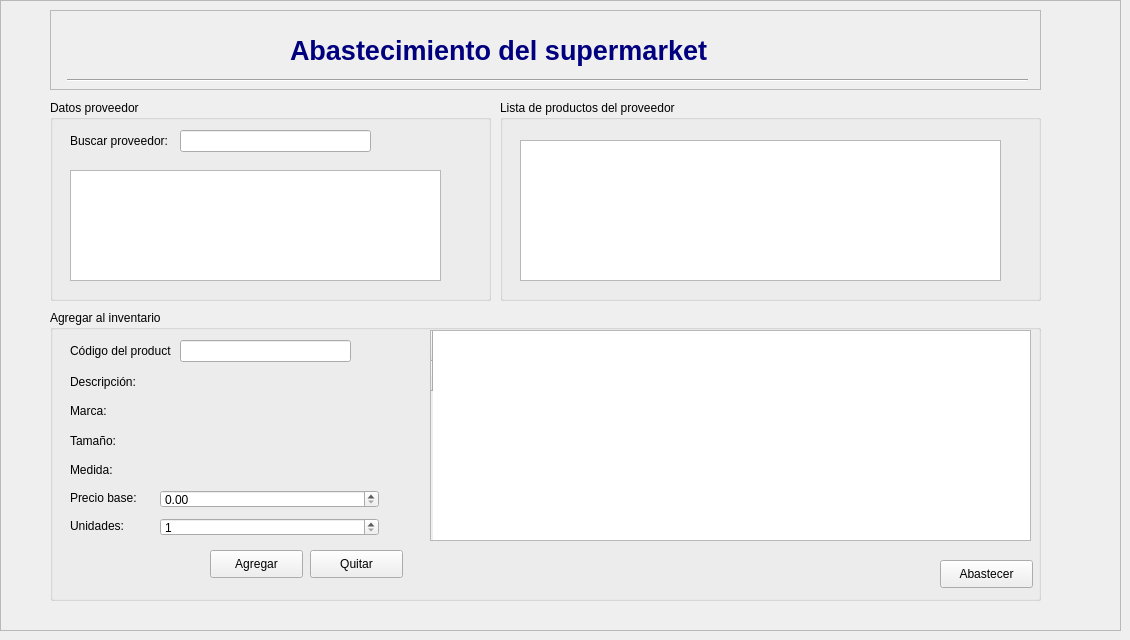
     <widget class="QWidget" name="page_abastecer">
      <widget class="QFrame" name="frame_4">
       <property name="geometry">
        <rect>
         <x>0</x>
         <y>0</y>
         <width>1121</width>
         <height>631</height>
        </rect>
       </property>
       <property name="styleSheet">
        <string notr="true"/>
       </property>
       <property name="frameShape">
        <enum>QFrame::StyledPanel</enum>
       </property>
       <property name="frameShadow">
        <enum>QFrame::Raised</enum>
       </property>
       <widget class="QFrame" name="frame_7">
        <property name="geometry">
         <rect>
          <x>50</x>
          <y>10</y>
          <width>991</width>
          <height>80</height>
         </rect>
        </property>
        <property name="frameShape">
         <enum>QFrame::StyledPanel</enum>
        </property>
        <property name="frameShadow">
         <enum>QFrame::Raised</enum>
        </property>
        <widget class="QLabel" name="label_37">
         <property name="geometry">
          <rect>
           <x>920</x>
           <y>10</y>
           <width>61</width>
           <height>51</height>
          </rect>
         </property>
         <property name="text">
          <string/>
         </property>
         <property name="pixmap">
          <pixmap>imagenes/istockphoto-1138644570-612x612.jpg</pixmap>
         </property>
         <property name="scaledContents">
          <bool>true</bool>
         </property>
        </widget>
        <widget class="Line" name="line_2">
         <property name="geometry">
          <rect>
           <x>17</x>
           <y>60</y>
           <width>961</width>
           <height>20</height>
          </rect>
         </property>
         <property name="orientation">
          <enum>Qt::Horizontal</enum>
         </property>
        </widget>
        <widget class="QLabel" name="label_38">
         <property name="geometry">
          <rect>
           <x>240</x>
           <y>20</y>
           <width>471</width>
           <height>41</height>
          </rect>
         </property>
         <property name="font">
          <font>
           <family>Tahoma</family>
           <pointsize>20</pointsize>
           <weight>75</weight>
           <bold>true</bold>
          </font>
         </property>
         <property name="text">
          <string>&lt;html&gt;&lt;head/&gt;&lt;body&gt;&lt;p&gt;&lt;span style=&quot; color:#00007f;&quot;&gt;Abastecimiento del supermarket&lt;/span&gt;&lt;/p&gt;&lt;/body&gt;&lt;/html&gt;</string>
         </property>
         <property name="textFormat">
          <enum>Qt::AutoText</enum>
         </property>
        </widget>
       </widget>
       <widget class="QGroupBox" name="groupBox_3">
        <property name="geometry">
         <rect>
          <x>50</x>
          <y>100</y>
          <width>441</width>
          <height>201</height>
         </rect>
        </property>
        <property name="title">
         <string>Datos proveedor</string>
        </property>
        <widget class="QLineEdit" name="txt_idproductoabastecimiento">
         <property name="geometry">
          <rect>
           <x>130</x>
           <y>30</y>
           <width>191</width>
           <height>22</height>
          </rect>
         </property>
        </widget>
        <widget class="QLabel" name="label_2">
         <property name="geometry">
          <rect>
           <x>20</x>
           <y>30</y>
           <width>101</width>
           <height>21</height>
          </rect>
         </property>
         <property name="text">
          <string>Buscar proveedor:</string>
         </property>
        </widget>
        <widget class="QTableView" name="tablaProveedor">
         <property name="geometry">
          <rect>
           <x>20</x>
           <y>70</y>
           <width>371</width>
           <height>111</height>
          </rect>
         </property>
        </widget>
        <widget class="QPushButton" name="btn_actualizar">
         <property name="enabled">
          <bool>true</bool>
         </property>
         <property name="geometry">
          <rect>
           <x>400</x>
           <y>70</y>
           <width>31</width>
           <height>21</height>
          </rect>
         </property>
         <property name="styleSheet">
          <string notr="true">QPushButton{
	border-radius: None;
}

QPushButton:hover{
	border: 2px solid #173264;

}</string>
         </property>
         <property name="text">
          <string/>
         </property>
         <property name="icon">
          <iconset>
           <normaloff>imagenes/flecha-de-carga.png</normaloff>imagenes/flecha-de-carga.png</iconset>
         </property>
         <property name="iconSize">
          <size>
           <width>20</width>
           <height>20</height>
          </size>
         </property>
        </widget>
        <widget class="QPushButton" name="btnBuscProvAbast">
         <property name="enabled">
          <bool>true</bool>
         </property>
         <property name="geometry">
          <rect>
           <x>360</x>
           <y>30</y>
           <width>31</width>
           <height>21</height>
          </rect>
         </property>
         <property name="styleSheet">
          <string notr="true">QPushButton{
	border-radius: None;
}

QPushButton:hover{
	border: 2px solid #173264;

}</string>
         </property>
         <property name="text">
          <string/>
         </property>
         <property name="icon">
          <iconset>
           <normaloff>imagenes/lupa.png</normaloff>imagenes/lupa.png</iconset>
         </property>
         <property name="iconSize">
          <size>
           <width>20</width>
           <height>20</height>
          </size>
         </property>
        </widget>
       </widget>
       <widget class="QGroupBox" name="groupBox_4">
        <property name="geometry">
         <rect>
          <x>500</x>
          <y>100</y>
          <width>541</width>
          <height>201</height>
         </rect>
        </property>
        <property name="title">
         <string>Lista de productos del proveedor</string>
        </property>
        <widget class="QTableView" name="tablaProductos">
         <property name="geometry">
          <rect>
           <x>20</x>
           <y>40</y>
           <width>481</width>
           <height>141</height>
          </rect>
         </property>
        </widget>
       </widget>
       <widget class="QGroupBox" name="groupBox_5">
        <property name="geometry">
         <rect>
          <x>50</x>
          <y>310</y>
          <width>991</width>
          <height>291</height>
         </rect>
        </property>
        <property name="title">
         <string>Agregar al inventario</string>
        </property>
        <widget class="QTableWidget" name="tabla_inventario">
         <property name="geometry">
          <rect>
           <x>380</x>
           <y>20</y>
           <width>601</width>
           <height>211</height>
          </rect>
         </property>
         <row>
          <property name="text">
           <string/>
          </property>
         </row>
         <row>
          <property name="text">
           <string/>
          </property>
         </row>
        </widget>
        <widget class="QPushButton" name="btn_agregarAbast">
         <property name="geometry">
          <rect>
           <x>160</x>
           <y>240</y>
           <width>93</width>
           <height>28</height>
          </rect>
         </property>
         <property name="text">
          <string>Agregar</string>
         </property>
         <property name="icon">
          <iconset>
           <normaloff>imagenes/carrito-de-compras.png</normaloff>imagenes/carrito-de-compras.png</iconset>
         </property>
        </widget>
        <widget class="QLabel" name="label_23">
         <property name="geometry">
          <rect>
           <x>20</x>
           <y>30</y>
           <width>101</width>
           <height>21</height>
          </rect>
         </property>
         <property name="text">
          <string>Código del producto: </string>
         </property>
        </widget>
        <widget class="QLineEdit" name="txt_idproductoabastecimiento_2">
         <property name="geometry">
          <rect>
           <x>130</x>
           <y>30</y>
           <width>171</width>
           <height>22</height>
          </rect>
         </property>
        </widget>
        <widget class="QWidget" name="layoutWidget_3">
         <property name="geometry">
          <rect>
           <x>20</x>
           <y>60</y>
           <width>81</width>
           <height>111</height>
          </rect>
         </property>
         <layout class="QVBoxLayout" name="verticalLayout_3">
          <item>
           <widget class="QLabel" name="label_26">
            <property name="text">
             <string>Descripción:</string>
            </property>
           </widget>
          </item>
          <item>
           <widget class="QLabel" name="label_27">
            <property name="text">
             <string>Marca:</string>
            </property>
           </widget>
          </item>
          <item>
           <widget class="QLabel" name="label_31">
            <property name="text">
             <string>Tamaño:</string>
            </property>
           </widget>
          </item>
          <item>
           <widget class="QLabel" name="label_39">
            <property name="text">
             <string>Medida:</string>
            </property>
           </widget>
          </item>
         </layout>
        </widget>
        <widget class="QWidget" name="layoutWidget_4">
         <property name="geometry">
          <rect>
           <x>110</x>
           <y>60</y>
           <width>221</width>
           <height>111</height>
          </rect>
         </property>
         <layout class="QVBoxLayout" name="verticalLayout_4">
          <item>
           <widget class="QLabel" name="lblDescripcion">
            <property name="text">
             <string/>
            </property>
           </widget>
          </item>
          <item>
           <widget class="QLabel" name="lblMarca">
            <property name="text">
             <string/>
            </property>
           </widget>
          </item>
          <item>
           <widget class="QLabel" name="lblTamanio">
            <property name="text">
             <string/>
            </property>
           </widget>
          </item>
          <item>
           <widget class="QLabel" name="lblMedida">
            <property name="text">
             <string/>
            </property>
           </widget>
          </item>
         </layout>
        </widget>
        <widget class="QPushButton" name="btn_quitarAbast">
         <property name="geometry">
          <rect>
           <x>260</x>
           <y>240</y>
           <width>93</width>
           <height>28</height>
          </rect>
         </property>
         <property name="text">
          <string>Quitar</string>
         </property>
         <property name="icon">
          <iconset>
           <normaloff>imagenes/icons8-cerrar-ventana-94.png</normaloff>imagenes/icons8-cerrar-ventana-94.png</iconset>
         </property>
        </widget>
        <widget class="QPushButton" name="btnBuscProdAbast">
         <property name="enabled">
          <bool>true</bool>
         </property>
         <property name="geometry">
          <rect>
           <x>320</x>
           <y>30</y>
           <width>31</width>
           <height>21</height>
          </rect>
         </property>
         <property name="styleSheet">
          <string notr="true">QPushButton{
	border-radius: None;
}

QPushButton:hover{
	border: 2px solid #173264;

}</string>
         </property>
         <property name="text">
          <string/>
         </property>
         <property name="icon">
          <iconset>
           <normaloff>imagenes/lupa.png</normaloff>imagenes/lupa.png</iconset>
         </property>
         <property name="iconSize">
          <size>
           <width>20</width>
           <height>20</height>
          </size>
         </property>
        </widget>
        <widget class="QPushButton" name="btn_agregarAbast_2">
         <property name="geometry">
          <rect>
           <x>890</x>
           <y>250</y>
           <width>93</width>
           <height>28</height>
          </rect>
         </property>
         <property name="text">
          <string>Abastecer</string>
         </property>
         <property name="icon">
          <iconset>
           <normaloff>imagenes/icons8-de-acuerdo-94.png</normaloff>imagenes/icons8-de-acuerdo-94.png</iconset>
         </property>
        </widget>
        <widget class="QDoubleSpinBox" name="doubleSpinBoxAbast">
         <property name="enabled">
          <bool>true</bool>
         </property>
         <property name="geometry">
          <rect>
           <x>110</x>
           <y>180</y>
           <width>219</width>
           <height>18</height>
          </rect>
         </property>
         <property name="maximum">
          <double>10000000000000000.000000000000000</double>
         </property>
        </widget>
        <widget class="QSpinBox" name="box_cantidadabast">
         <property name="geometry">
          <rect>
           <x>110</x>
           <y>208</y>
           <width>219</width>
           <height>18</height>
          </rect>
         </property>
         <property name="minimum">
          <number>1</number>
         </property>
         <property name="maximum">
          <number>1000000000</number>
         </property>
        </widget>
        <widget class="QLabel" name="label_40">
         <property name="geometry">
          <rect>
           <x>20</x>
           <y>180</y>
           <width>79</width>
           <height>16</height>
          </rect>
         </property>
         <property name="text">
          <string>Precio base: </string>
         </property>
        </widget>
        <widget class="QLabel" name="label_41">
         <property name="geometry">
          <rect>
           <x>20</x>
           <y>208</y>
           <width>79</width>
           <height>16</height>
          </rect>
         </property>
         <property name="text">
          <string>Unidades:</string>
         </property>
        </widget>
       </widget>
      </widget>
     </widget>
